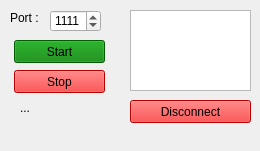
<?xml version="1.0" encoding="UTF-8"?>
<ui version="4.0">
 <class>main_window</class>
 <widget class="QMainWindow" name="main_window">
  <property name="geometry">
   <rect>
    <x>0</x>
    <y>0</y>
    <width>260</width>
    <height>151</height>
   </rect>
  </property>
  <property name="windowTitle">
   <string>Server</string>
  </property>
  <widget class="QWidget" name="centralWidget">
   <widget class="QPushButton" name="button_start">
    <property name="geometry">
     <rect>
      <x>14</x>
      <y>40</y>
      <width>91</width>
      <height>23</height>
     </rect>
    </property>
    <property name="styleSheet">
     <string notr="true">background-color:green;</string>
    </property>
    <property name="text">
     <string>Start</string>
    </property>
   </widget>
   <widget class="QPushButton" name="button_stop">
    <property name="geometry">
     <rect>
      <x>14</x>
      <y>70</y>
      <width>91</width>
      <height>23</height>
     </rect>
    </property>
    <property name="styleSheet">
     <string notr="true">background-color:red;</string>
    </property>
    <property name="text">
     <string>Stop</string>
    </property>
   </widget>
   <widget class="QListWidget" name="users_list">
    <property name="geometry">
     <rect>
      <x>130</x>
      <y>10</y>
      <width>121</width>
      <height>81</height>
     </rect>
    </property>
   </widget>
   <widget class="QPushButton" name="button_disconnect">
    <property name="geometry">
     <rect>
      <x>130</x>
      <y>100</y>
      <width>121</width>
      <height>23</height>
     </rect>
    </property>
    <property name="styleSheet">
     <string notr="true">background-color:red;</string>
    </property>
    <property name="text">
     <string>Disconnect</string>
    </property>
   </widget>
   <widget class="QLabel" name="label">
    <property name="geometry">
     <rect>
      <x>10</x>
      <y>10</y>
      <width>31</width>
      <height>16</height>
     </rect>
    </property>
    <property name="text">
     <string>Port :</string>
    </property>
   </widget>
   <widget class="QSpinBox" name="spinBox_port">
    <property name="geometry">
     <rect>
      <x>50</x>
      <y>10</y>
      <width>51</width>
      <height>22</height>
     </rect>
    </property>
    <property name="maximum">
     <number>65535</number>
    </property>
    <property name="value">
     <number>1111</number>
    </property>
   </widget>
   <widget class="QLabel" name="status">
    <property name="geometry">
     <rect>
      <x>20</x>
      <y>100</y>
      <width>71</width>
      <height>16</height>
     </rect>
    </property>
    <property name="text">
     <string>...</string>
    </property>
   </widget>
  </widget>
  <widget class="QMenuBar" name="menuBar">
   <property name="geometry">
    <rect>
     <x>0</x>
     <y>0</y>
     <width>260</width>
     <height>21</height>
    </rect>
   </property>
  </widget>
 </widget>
 <layoutdefault spacing="6" margin="11"/>
 <resources/>
 <connections/>
</ui>
